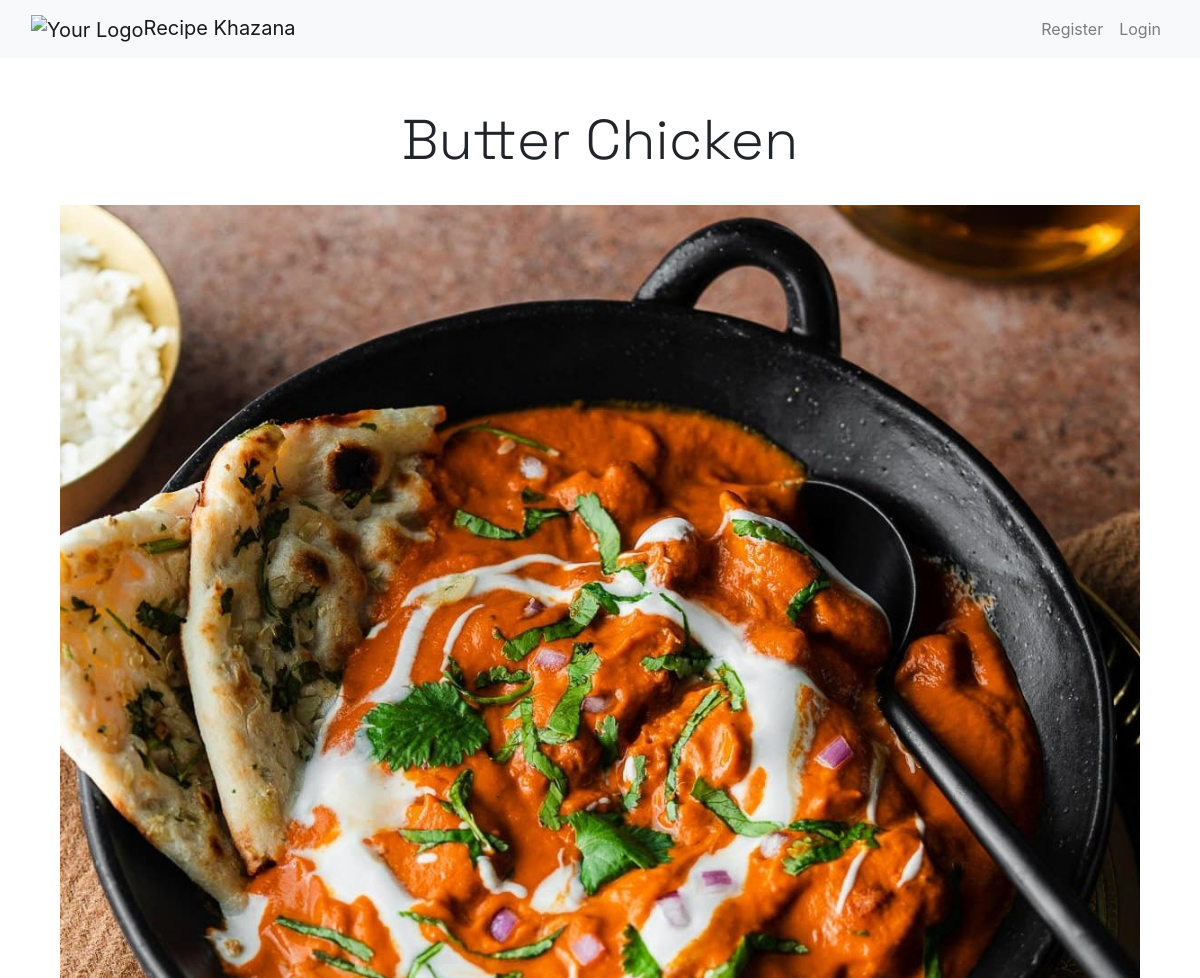
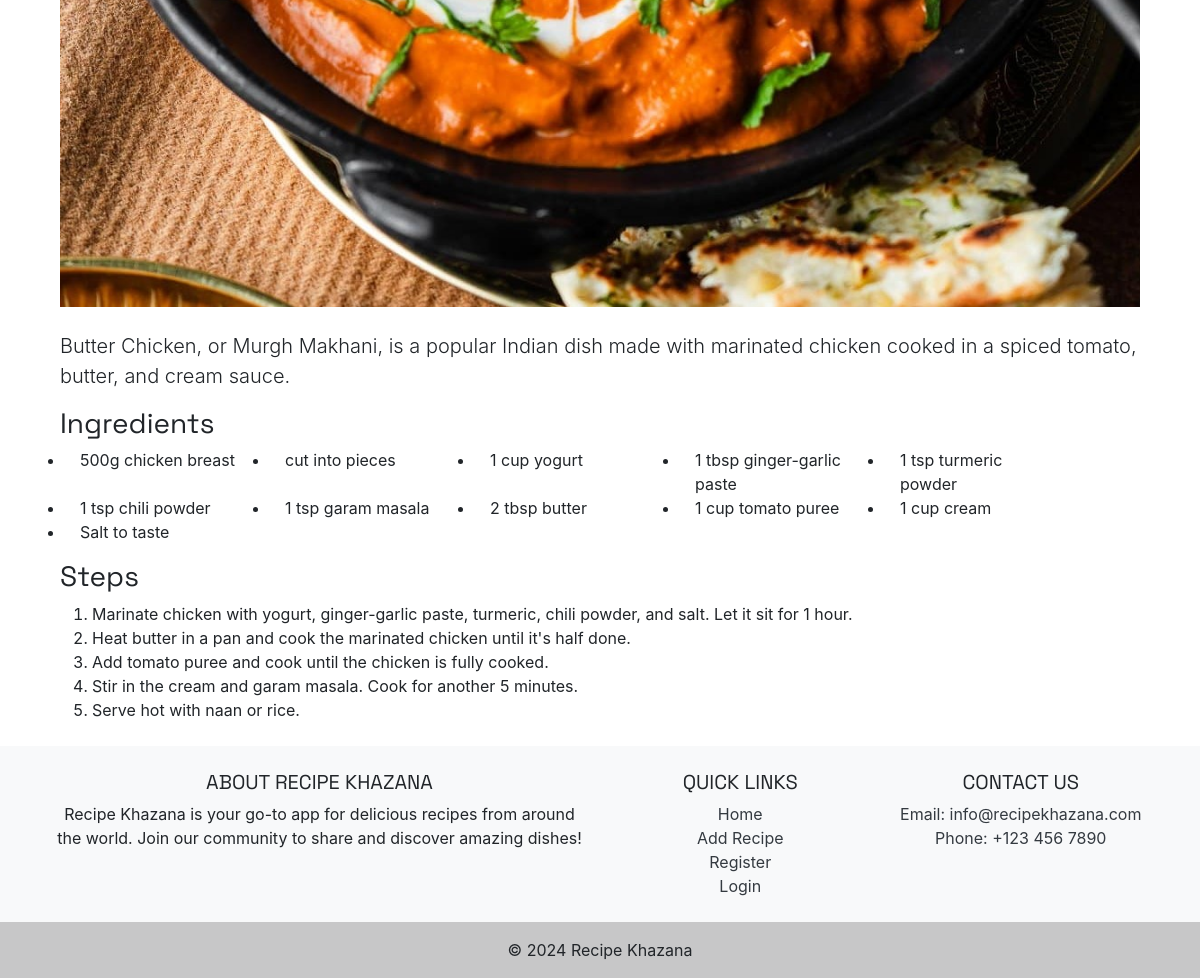
Page /recipe/1/ on the committed database (2 pictures, top to bottom).
### recipes/models.py (models this page shows, shortened)
class Recipe(models.Model):
    title = models.CharField(max_length=100)
    description = models.TextField()
    ingredients = models.TextField()
    steps = models.TextField()
    image = models.ImageField(upload_to='recipe/')
    author = models.ForeignKey(User, on_delete=models.CASCADE)
    created_at = models.DateTimeField(default=timezone.now, editable=False)

### recipes/views.py (the view)
# urls.py: path('recipe/<int:pk>/', RecipeDetailView.as_view(), name='recipe_detail'),
class RecipeDetailView(DetailView):
    model = Recipe
    template_name = 'recipes/recipe_detail.html'
    def get_context_data(self, **kwargs):
        context = super().get_context_data(**kwargs)
        recipe = self.get_object()
        context['ingredients_list'] = recipe.ingredients.split(',')
        context['steps_list'] = recipe.steps.split('\n')
        return context

### recipes/templates/recipes/recipe_detail.html (shortened to what this page needs)
{% extends 'recipes/base.html' %}
{% block content %}
<div class="container mt-4" style="margin: 0 auto;">
    <h1 class="display-4 text-center">{{ recipe.title }}</h1>
    <div class="text-center">
        <img src="{{ recipe.image.url }}" class="img-fluid my-4" alt="{{ recipe.title }}" style="max-width: 100%;">
    </div>
    <p class="lead">{{ recipe.description }}</p>
    <h3>Ingredients</h3>
    <ul class="list-unstyled row">
        {% for ingredient in ingredients_list %}
            <li class="col-md-2" style="list-style: disc; margin-left: 20px;">{{ ingredient }}</li>
        {% endfor %}
    </ul>
    <h3>Steps</h3>
    <ol>
        {% for step in steps_list %}
            <li>{{ step }}</li>
        {% endfor %}
    </ol>
</div>
{% endblock %}

### rows in the picture
Recipe: title "Butter Chicken", image (picture), description "Butter Chicken, or Murgh Makhani, is a popular Indian dish made with marinated chicken cooked in a spiced tomato, butter, and cream sauce."

### other values in the picture
{{ ingredient }} "500g chicken breast" "cut into pieces" "1 cup yogurt" "1 tbsp ginger-garlic paste" "1 tsp turmeric powder" "1 tsp chili powder" "1 tsp garam masala" "2 tbsp butter" "1 cup tomato puree" "1 cup cream" "Salt to taste"
{{ step }} "Marinate chicken with yogurt, ginger-garlic paste, turmeric, chili powder, and salt. Let it sit for 1 hour." "Heat butter in a pan and cook the marinated chicken until it's half done." "Add tomato puree and cook until the chicken is fully cooked." "Stir in the cream and garam masala. Cook for another 5 minutes." "Serve hot with naan or rice."
